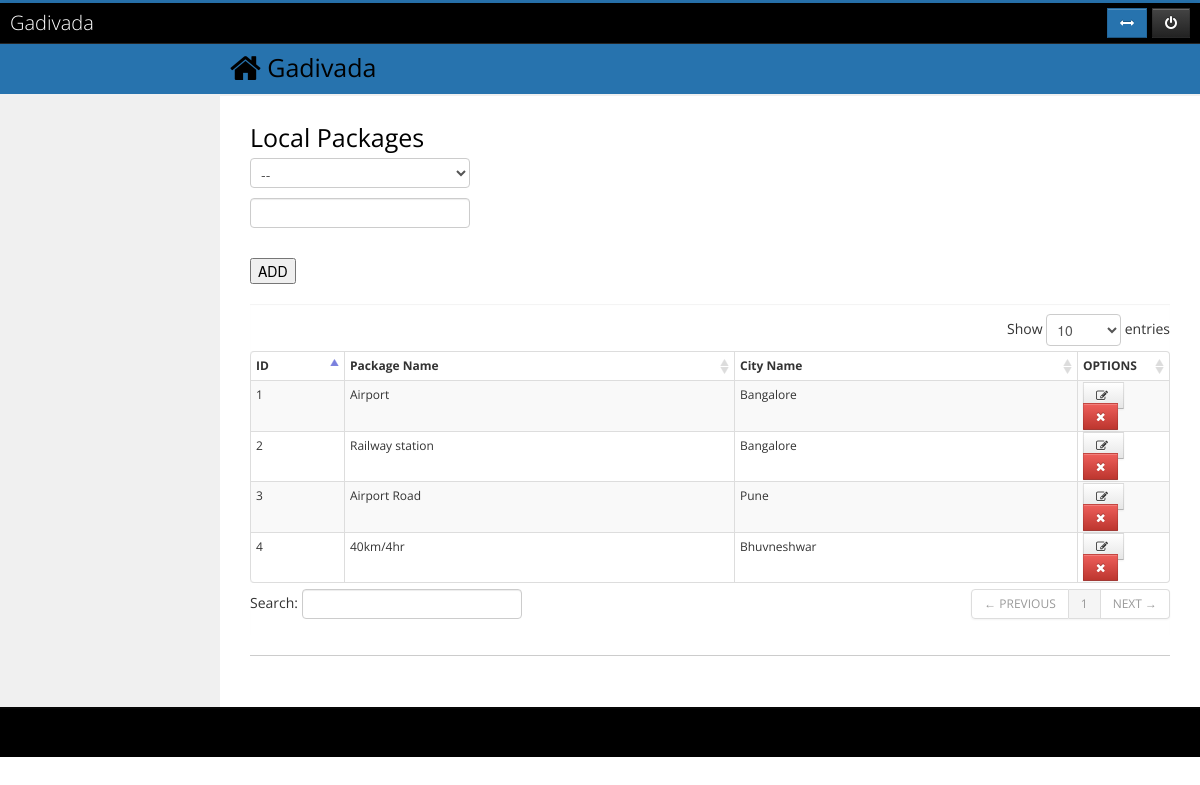
Page /index.php/admin_c/local_package on the committed database.
### tables this page shows
CREATE TABLE IF NOT EXISTS `package_local` (
  `ID` int(11) NOT NULL AUTO_INCREMENT,
  `CITY_ID` int(11) NOT NULL,
  `LOCAL_NAME` varchar(100) DEFAULT NULL,
  PRIMARY KEY (`ID`),
  KEY `FK_PACKAGE_LOCAL.CITY_ID` (`CITY_ID`)
);

CREATE TABLE IF NOT EXISTS `city` (
  `ID` int(11) NOT NULL AUTO_INCREMENT,
  `CITY_NAME` varchar(100) DEFAULT NULL,
  PRIMARY KEY (`ID`)
);

### application/controllers/admin_c.php (called while the page is built, shortened)
<?php if ( ! defined('BASEPATH')) exit('No direct script access allowed');
class Admin_c extends CI_Controller {
	function __construct()
	{
		$this->load->model('admin_m');
		$this->load->model('city_m');
		$this->load->model('car_type_m');
		$this->load->model('area_m');
		$this->load->model('car_model_m');
		$this->load->model('features_m');
		$this->load->model('packages_m');
		$this->load->model('discounts_m');
		$this->load->model('pricing_m');
		$this->load->model('cancellation_m');
	}
	function local_package()
	{
		$data['localP']='active';
		$data['cities'] = $this->city_m->get_all_cities();
		$data['local'] = $this->packages_m->get_all_local_packages();
		$this->load->view('admin/local_package',$data);
	}
}
?>

### index.php (called while the page is built, shortened)
<?php
require_once BASEPATH.'core/CodeIgniter.php';

### application/models/city_m.php (called while the page is built, shortened)
<?php
Class City_m extends CI_Model{
	function get_all_cities($type='',$id=0)
	{
		$this->db->distinct('city');
		$this->db->select('*');
		$this->db->where('CITY_NAME !=','');
		$query=$this->db->get('city')->result();
		return $query;
	}
}
?>

### application/models/packages_m.php (called while the page is built, shortened)
<?php
Class Packages_m extends CI_Model{
	function get_all_local_packages($type='')
	{
			 $this->db->distinct();
		$query=$this->db->get()->result();
		return $query;
	}
}
?>

### application/views/admin/local_package.php (the view, shortened to what this page needs)
	<h2>Local Packages</h2>
	<?php
		$city = array();
		$city['']='--';
		foreach($cities as $c){
			$city[$c->ID]=$c->CITY_NAME;
		}
	?>
	<form name='packagesform' id='packagesform' method='post' action='<?php echo base_url()?>admin/packages/local'>
		<?php echo form_dropdown('city',$city);?><br>
		<input type='text' name='package' id='package'><br>
		<input type='hidden' name='packageid' id='packageid'><br>
		<input type='submit' name='submitpackage' id='submitpackage' value='ADD'>
	</form>
<div id="collapse4" class="body">
	<table id="dataTable" class="table table-bordered table-condensed table-hover table-striped">
		<thead>
			<tr>
				<th>ID</th>
				<th>Package Name</th>
				<th>City Name</th>
				<th width="10%">OPTIONS</th>
			</tr>
		</thead>
		<tbody>
			<?php $numbers = 1;
			foreach($local as $a)
			{
				echo '<tr>
				<td>'.$numbers.'</td>
				<td>'.$a->LOCAL_NAME.'</td>
				<td>'.$a->CITY_NAME.'</td>
				<td>
				<a href="javascript: editlocal('.$a->ID.')" class="ajax btn edit" alt="Edit">
				<i class="icon-edit"></i>
				</a>&nbsp;&nbsp;
				<a href="'.base_url().'ajax/delete_local_package/'.$a->ID.'" class="delete_btn btn btn-danger remove" title="'.$a->LOCAL_NAME.'">
				<i class="icon-remove"></i>
				</a>
				</td>
				</tr>';
				$numbers ++ ;
			}  ?>
		</tbody>
	</table>
</div>

### css/style.css (style rules this page uses)
html,body,div,span,applet,object,iframe,h1,h2,h3,h4,h5,h6,p,blockquote,pre,a,abbr,acronym,address,big,cite,code,del,dfn,em,img,ins,kbd,q,s,samp,small,strike,strong,sub,sup,tt,var,b,u,i,dl,dt,dd,ol,nav ul,nav li,fieldset,form,label,legend,table,caption,tbody,tfoot,thead,tr,th,td,article,aside,canvas,details,embed,figure,figcaption,footer,header,hgroup,menu,nav,output,ruby,section,summary,time,mark,audio,video { margin:0;border:0;font-size:100%;font:inherit;vertical-align:baseline; }
table { border-collapse:collapse;border-spacing:0; }
a { text-decoration:none; }
body { font-family: 'Raleway', sans-serif; background: #000000; }
.box a { font-size:1em; text-transform:uppercase; display: inline; transition: 0.5s ease; -o-transition: 0.5s ease; -webkit-transition: 0.5s ease; }

### assets/css/style.css (style rules this page uses)
html, body { height: 100%; }
body { visibility:hidden; font-family: 'Open Sans', sans-serif; }
.box .body, .box .block { padding: 10px 0; -webkit-box-shadow: inset 0 1px 1px rgba(0, 0, 0, 0.05); -moz-box-shadow: inset 0 1px 1px rgba(0, 0, 0, 0.05); box-shadow: inset 0 1px 1px rgba(0, 0, 0, 0.05); }
.btn { -webkit-border-radius: 0; -moz-border-radius: 0; border-radius: 0; }

### css/custom.css (style rules this page uses)
body { visibility:hidden; }
body { margin: 0; font-family: 'Open Sans', Arial, sans-serif; font-size: 12px; line-height: 20px; color: #333333; background-color: #ffffff; }
h1, h2, h3 { font-weight: normal; margin: 0 0 10px; }
h2 { font-size: 18px; color: #000000; line-height: 22px; }
h2 { font-size: 25px; line-height: 22px; color: black; margin: 0 0 10px; }

### rows in the picture
package_local: LOCAL_NAME "Airport", CITY_ID.CITY_NAME "Bangalore"
package_local: LOCAL_NAME "Railway station", CITY_ID.CITY_NAME "Bangalore"
package_local: LOCAL_NAME "Airport Road", CITY_ID.CITY_NAME "Pune"
package_local: LOCAL_NAME "40km/4hr", CITY_ID.CITY_NAME "Bhuvneshwar"
